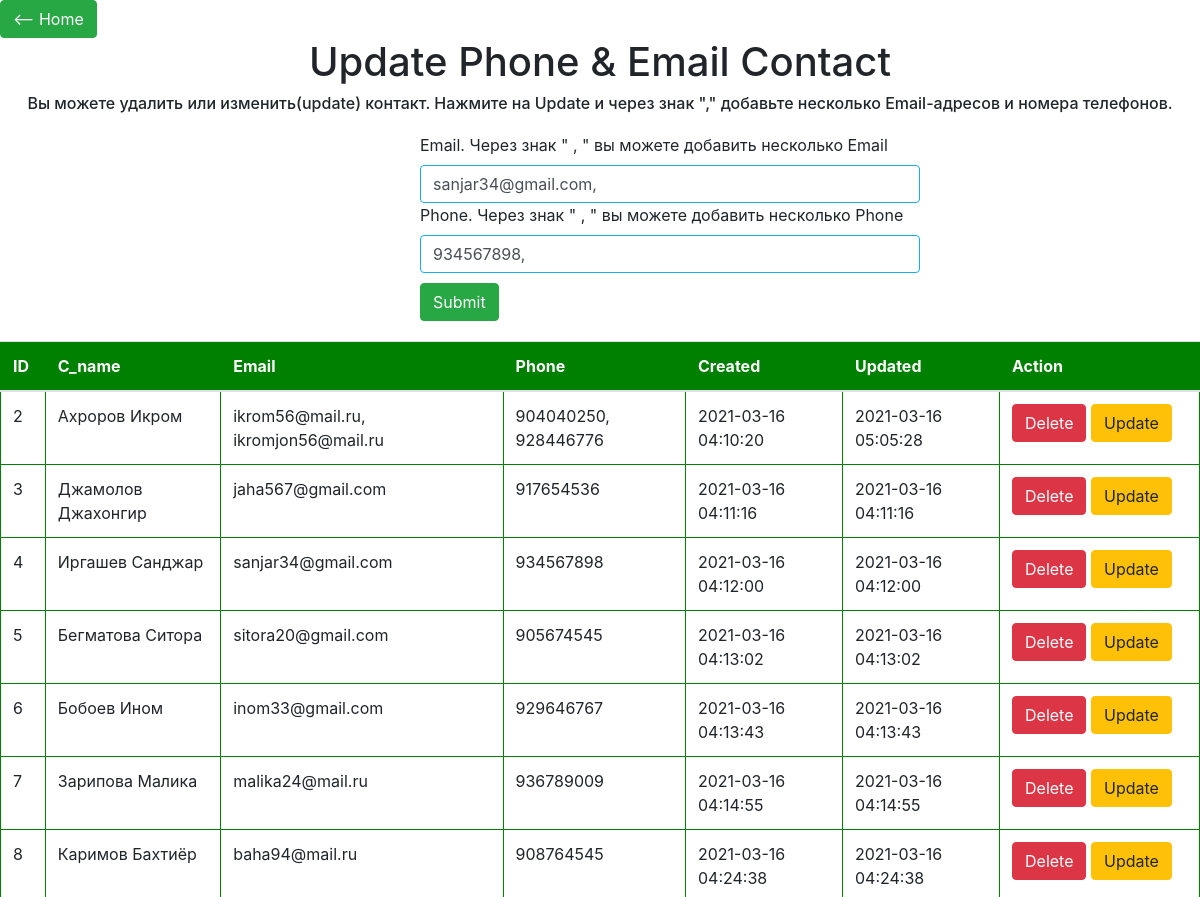
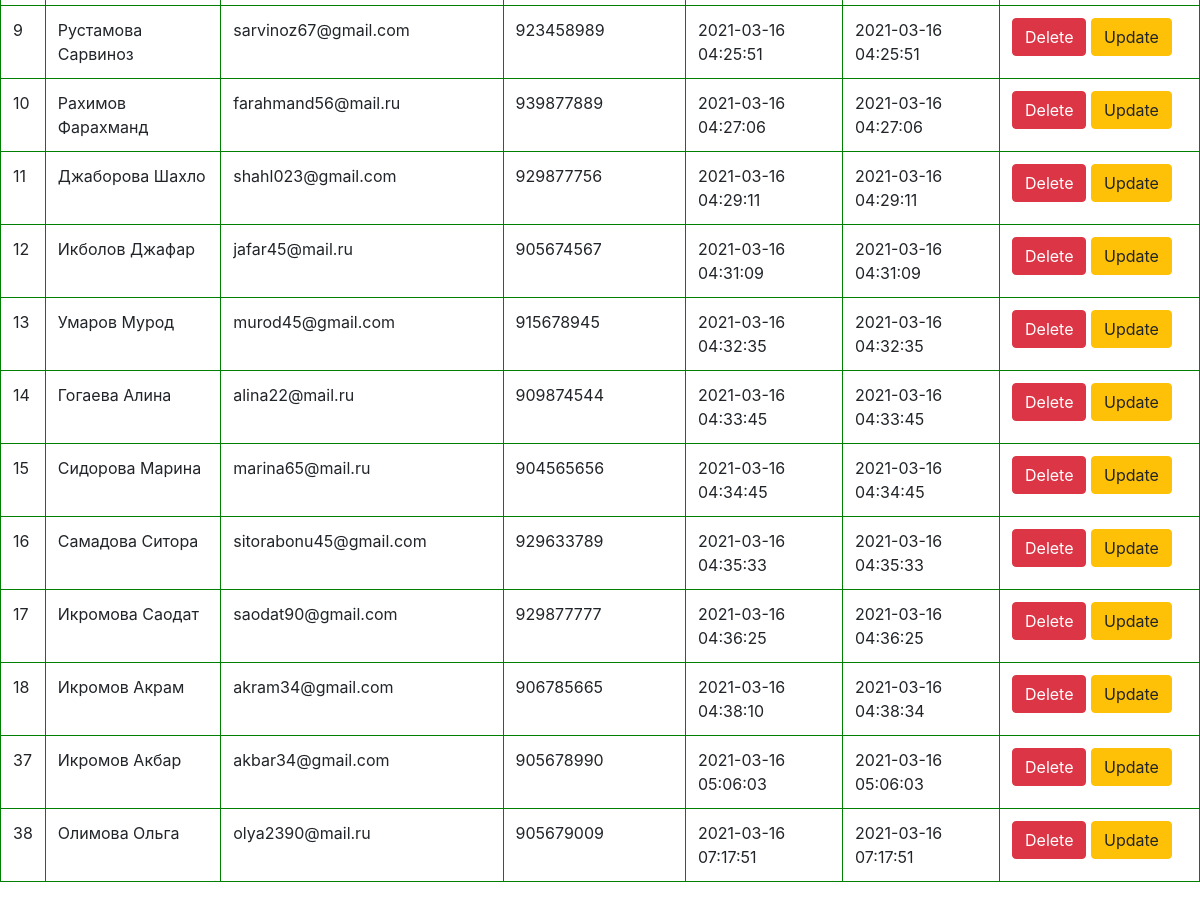
Screenshot of /create_contact_tel_email.php?update=4 with the database file from the repository (2 pictures, top to bottom).
### tables this page shows
CREATE TABLE `contacts` (
  `id` int(11) NOT NULL,
  `c_name` varchar(127) NOT NULL,
  `picture` varchar(127) NOT NULL,
  `email` varchar(127) NOT NULL,
  `phone` varchar(127) NOT NULL,
  `created` datetime NOT NULL,
  `updated` datetime NOT NULL
);

### create_contact_tel_email.php (the view, shortened to what this page needs)
<?php
$host = 'localhost';
$database = 'contact';
$user = 'root';
$password = '';
$link = mysqli_connect($host, $user, $password, $database);
if (isset($_GET['update'])){
    $id = (int)$_GET['update'];
    $result = mysqli_query($link, "SELECT * FROM contacts WHERE id = $id LIMIT 1");
    $oneNews = mysqli_fetch_all($result, MYSQLI_ASSOC);
    $oneNews = reset($oneNews);
}
$result = mysqli_query($link, "SELECT * FROM contacts ORDER BY id ");
	$allNews = mysqli_fetch_all($result, MYSQLI_ASSOC);
?>
<!doctype html>
  <html>
		<head>
            <link rel="stylesheet" href="styles/style.css">
			<link rel="stylesheet" href="styles/bootstrap.css">
		</head>
	 <body>
		<a href="index.php" class="btn btn-success"><-- Home</a>
            <h1>Update Phone & Email Contact</h1>
			<h6 align="center">Вы можете удалить или изменить(update) контакт. Нажмите на
				               Update  и через знак "," добавьте несколько Email-адресов и номера телефонов.
			</h6>
        <form action="create_contact_tel_email.php" method="post" enctype="multipart/form-data">
					<div>
						<label>Email. Через знак " , " вы можете добавить несколько Email</label><br>
                        <input type="text" value="<?=$oneNews['email'] ?? '' ?>, " name="email" class="form-control">
					</div>
					<div>
						<label>Phone. Через знак " , " вы можете добавить несколько Phone</label><br>
					<input type="text" value="<?=$oneNews['phone'] ?? '' ?>, " name="phone" class="form-control">
					</div>
					<div>
						<input type="submit" class="btn btn-success">
						</div>
		</form>
				<table class="table" border="1">
					<thead>
						<th>ID</th>
						<th>C_name</th>
						<th>Email</th>
                        <th>Phone</th>
						<th>Created</th>
						<th>Updated</th>
						<th>Action</th>
					</thead>
                    <tbody>
						<?php foreach($allNews as $news) : ?>
							<tr>
								<td><?=$news['id']?></td>
								<td><?=$news['c_name']?></td>
								<td><?=$news['email']?></td>
                                <td><?=$news['phone']?></td>
								<td><?=$news['created']?></td>
								<td><?=$news['updated']?></td>
								<td style="width:200px;">
								<a href="?delete=<?=$news['id']?>" class="btn btn-danger"> Delete</a>
								<a href="?update=<?=$news['id']?>" class="btn btn-warning"> Update</a></td>
							</tr>
						<?php endforeach; ?>
					</tbody>
				</table>
		</body>
  </html>

### styles/style.css (style rules this page uses)
form { margin:20px auto; }
h1 { text-align:center; }
div { margin-left:35%; }
table, tr, td, thead { border: 1px solid green; border-collapse: collapse; padding: 5px; }
thead, .child:first-child { background-color: green; color: #FFF; }
input[type="submit"] { margin-top: 10px; }
input[type="text"], input[type="file"] { border: 1px solid rgb(22, 173, 243); width: 500px; }

### rows the page displays
contacts: email "sanjar34@gmail.com,", phone "934567898,", id "4", c_name "Иргашев Санджар", email "sanjar34@gmail.com", phone "934567898", created "2021-03-16 04:12:00", updated "2021-03-16 04:12:00"
contacts: id "2", c_name "Ахроров Икром", email "ikrom56@mail.ru, ikromjon56@mail.ru", phone "904040250, 928446776", created "2021-03-16 04:10:20", updated "2021-03-16 05:05:28"
contacts: id "3", c_name "Джамолов Джахонгир", email "jaha567@gmail.com", phone "917654536", created "2021-03-16 04:11:16", updated "2021-03-16 04:11:16"
contacts: id "5", c_name "Бегматова Ситора", email "sitora20@gmail.com", phone "905674545", created "2021-03-16 04:13:02", updated "2021-03-16 04:13:02"
contacts: id "6", c_name "Бобоев Ином", email "inom33@gmail.com", phone "929646767", created "2021-03-16 04:13:43", updated "2021-03-16 04:13:43"
contacts: id "7", c_name "Зарипова Малика", email "malika24@mail.ru", phone "936789009", created "2021-03-16 04:14:55", updated "2021-03-16 04:14:55"
contacts: id "8", c_name "Каримов Бахтиёр", email "baha94@mail.ru", phone "908764545", created "2021-03-16 04:24:38", updated "2021-03-16 04:24:38"
contacts: id "9", c_name "Рустамова Сарвиноз", email "sarvinoz67@gmail.com", phone "923458989", created "2021-03-16 04:25:51", updated "2021-03-16 04:25:51"
contacts: id "10", c_name "Рахимов Фарахманд", email "farahmand56@mail.ru", phone "939877889", created "2021-03-16 04:27:06", updated "2021-03-16 04:27:06"
contacts: id "11", c_name "Джаборова Шахло", email "shahl023@gmail.com", phone "929877756", created "2021-03-16 04:29:11", updated "2021-03-16 04:29:11"
contacts: id "12", c_name "Икболов Джафар", email "jafar45@mail.ru", phone "905674567", created "2021-03-16 04:31:09", updated "2021-03-16 04:31:09"
contacts: id "13", c_name "Умаров Мурод", email "murod45@gmail.com", phone "915678945", created "2021-03-16 04:32:35", updated "2021-03-16 04:32:35"
contacts: id "14", c_name "Гогаева Алина", email "alina22@mail.ru", phone "909874544", created "2021-03-16 04:33:45", updated "2021-03-16 04:33:45"
contacts: id "15", c_name "Сидорова Марина", email "marina65@mail.ru", phone "904565656", created "2021-03-16 04:34:45", updated "2021-03-16 04:34:45"
contacts: id "16", c_name "Самадова Ситора", email "sitorabonu45@gmail.com", phone "929633789", created "2021-03-16 04:35:33", updated "2021-03-16 04:35:33"
contacts: id "17", c_name "Икромова Саодат", email "saodat90@gmail.com", phone "929877777", created "2021-03-16 04:36:25", updated "2021-03-16 04:36:25"
contacts: id "18", c_name "Икромов Акрам", email "akram34@gmail.com", phone "906785665", created "2021-03-16 04:38:10", updated "2021-03-16 04:38:34"
contacts: id "37", c_name "Икромов Акбар", email "akbar34@gmail.com", phone "905678990", created "2021-03-16 05:06:03", updated "2021-03-16 05:06:03"
contacts: id "38", c_name "Олимова Ольга", email "olya2390@mail.ru", phone "905679009", created "2021-03-16 07:17:51", updated "2021-03-16 07:17:51"
